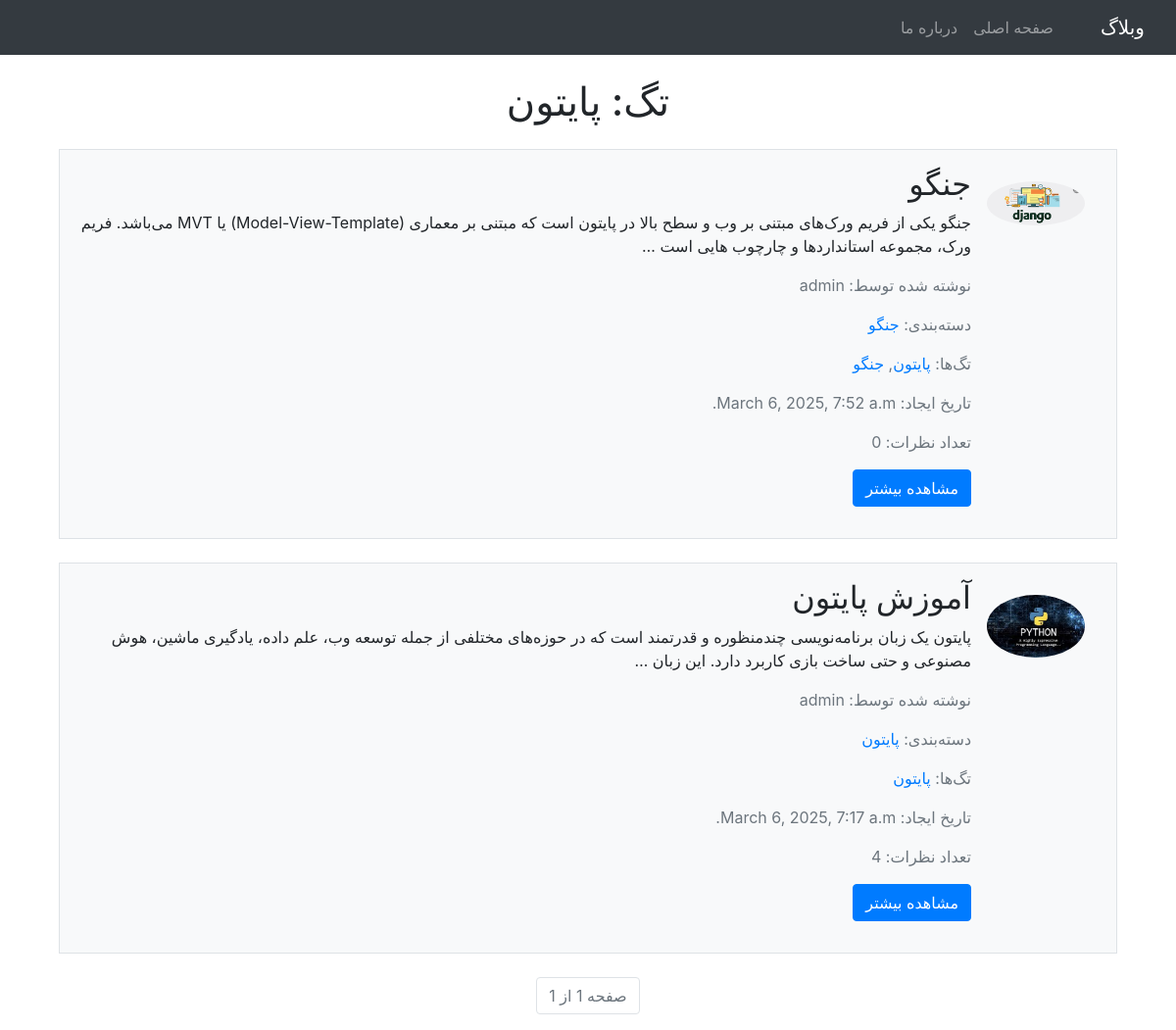
Page /tag/1/ on the committed database.
### blog/models.py (models this page shows, shortened)
class Tag(models.Model):
    name = models.CharField(max_length=100, unique=True)

class Post(models.Model):
    title = models.CharField(max_length=200)
    content = models.TextField()
    author = models.ForeignKey(User,on_delete=models.CASCADE)
    created_at = models.DateTimeField(auto_now_add=True)
    updated_at = models.DateTimeField(auto_now=True)
    category = models.ForeignKey(Category,on_delete=models.SET_NULL,null=True,blank=True)
    tags = models.ManyToManyField(Tag,blank=True)
    image = models.ImageField(upload_to='posts/',null=True,blank=True)

class Category(models.Model):
    name = models.CharField(max_length=100, unique=True)
    class Meta:
        verbose_name = 'category'
        verbose_name_plural = 'categories'

### blog/views.py (the view)
# urls.py: path('tag/<int:tag_id>/', views.posts_by_tag, name='posts_by_tag'),
def posts_by_tag(request, tag_id):
    tag = get_object_or_404(Tag, id=tag_id)
    post_list = Post.objects.filter(tags=tag).order_by('-created_at')
    paginator = Paginator(post_list, 5)
    page_number = request.GET.get('page')
    page_obj = paginator.get_page(page_number)
    context = {
        'tag':tag,
        'page_obj':page_obj
    }
    return render(request, 'blog/posts_by_tag.html',context)

### templates/blog/posts_by_tag.html (shortened to what this page needs)
{% extends 'base.html' %}
{% block content %}
<div class="container mt-4">
    <h1 class="text-center mb-4">تگ: {{ tag.name }} </h1>
                {% for post in page_obj %}
                <div class="media text-right border p-3 bg-light" dir="rtl">
                    {% if post.image %}
                            <img src="{{ post.image.url }}" alt="{{ post.title }}" class="m-3 rounded-circle" style="width:100px">
                    {% endif %}
                    <div class="media-body">
                      <h2>{{ post.title }}</h2>
                      <p>{{ post.content|truncatewords:30}}</p>
                      <p class="text-muted">نوشته شده توسط: {{ post.author }}</p>
                      <p class="text-muted">دسته‌بندی: <a href="{% url 'posts_by_category' category_id=post.category.id %}">{{ post.category.name }}</a></p>
                        <p class="text-muted">تگ‌ها:
                            {% for tag in post.tags.all %}
                                <a href="{% url 'posts_by_tag' tag_id=tag.id %}">{{ tag.name }}</a>{% if not forloop.last %}, {% endif %}
                            {% endfor %}
                        </p>
                      <p class="text-muted">تاریخ ایجاد: {{ post.created_at }}</p>
                      <p class="text-muted">تعداد نظرات: {{ post.comments.count }}</p>
                      <p><a href="{% url 'post_detail' pk=post.pk %}" class="btn btn-primary">مشاهده بیشتر</a></p>
                    </div>
                  </div>
                  <br>
                {% endfor %}
       <nav aria-label="Page navigation">
        <ul class="pagination justify-content-center">
            <li class="page-item disabled">
                <span class="page-link">صفحه {{ page_obj.number }} از {{ page_obj.paginator.num_pages }}</span>
            </li>
        </ul>
    </nav>
</div>
{% endblock content %}

### rows in the picture
Tag: name "پایتون"
Post: image (picture), title "جنگو", content "جنگو یکی از فریم ورک‌های مبتنی بر وب و سطح بالا در پایتون است که مبتنی بر معماری (Model-View-Template) یا MVT می‌باشد. فریم ورک، مجموعه استانداردها و چارچوب هایی است …", author "admin", category.name "جنگو", created_at "March 6, 2025, 7:52 a.m.", comments.count "0"
Tag: name "جنگو"
Post: image (picture), title "آموزش پایتون", content "پایتون یک زبان برنامه‌نویسی چندمنظوره و قدرتمند است که در حوزه‌های مختلفی از جمله توسعه وب، علم داده، یادگیری ماشین، هوش مصنوعی و حتی ساخت بازی کاربرد دارد. این زبان …", author "admin", category.name "پایتون", created_at "March 6, 2025, 7:17 a.m.", comments.count "4"

### other values in the picture
{{ page_obj.number }} "1"
{{ page_obj.paginator.num_pages }} "1"
